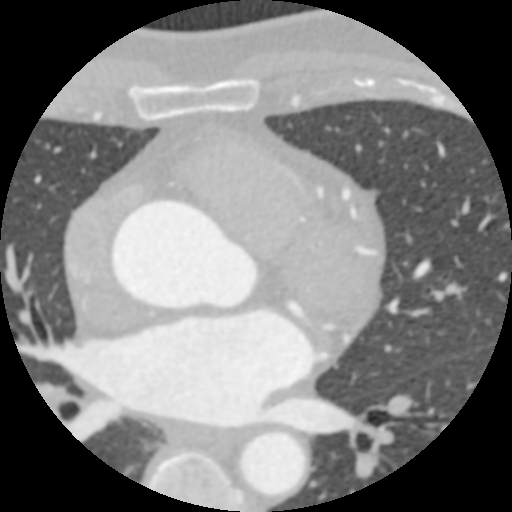
%> input picture example_coronary_patient_000.tif, 512 x 512 px
$ octave ft_sim.m   (GNU Octave 9; MATLAB toolbox functions it lacks are replaced by stand-ins)
%> lines starting %> are read from the running program, lines starting %| are printed output that depends on the picture
%TO DO: add an amazing simulation

% ft_sim.m
% Jacob Prince, BENG280A, 2020
% Alex Postlmayr, BENG 280A, 2020

%adopted from Elliot's Code
clear all;
close all;
% Use coronary image

I = imread('example_coronary_patient_000.tif');
%> I is the input picture: size 512x512 uint16; min 0, max 56278, mean 27862.5
I = imresize(I, [256,256]);
%> I: size 256x256 uint16
I = double(I);
%> I: size 256x256 double

figure('Name','original image','Position',[1 420 400 400]);
imagesc(I); title('original image'); axis('square'); colormap('gray');

% ADJUSTABLE PARAMETERS FOR IRADON - the set of projections used to produce the images

% adopted from Elliot's Code
first_projection_angle=0;
last_projection_angle=179;
delta_theta=1;

% set the number of theta views
theta=first_projection_angle:delta_theta:last_projection_angle;

%
% step 1 create projection of image
rad_I=(radon(I,theta)); %rows of rad_I correspond to L colms correspond to theta
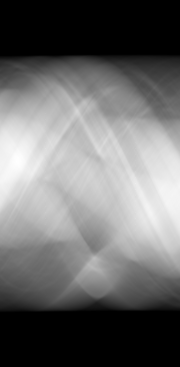
%> rad_I: size 367x180 double; min 0, max 11734587.7, mean 4977010.6; drawn with min black and max white
figure('Name','g(l,theta)'); imagesc(rad_I); title('projections g(l,theta) - Radon Transform'); axis('square'); xlabel('projection angle theta'); ylabel('linear displacement - l');
%> after `ylabel('linear displacement - l')`:
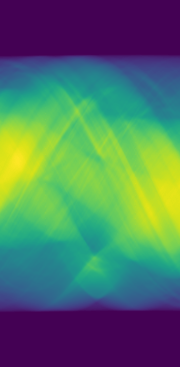
%> displayed picture: size 367x180x3, on the screen's scale of 0 to 255; mean R, G, B 80.9, 115.3, 99.8
[N_l,N_theta]=size(rad_I);
%> N_l = 367; N_theta = 180

%% Add noise (adopted from Elliot's Code)
%change the level of the noise on raw data...
data_peak_to_noise_ratio=20;

data_peak=max(max(rad_I));
%> data_peak = 11734587.7
raw_noise=rand(N_l,N_theta);
figure('Name','raw noise','Position',[20 20 400 400]); imagesc(raw_noise); title('Raw Noise to add to projections'); axis('square');

scaled_noise=raw_noise*(data_peak/data_peak_to_noise_ratio);
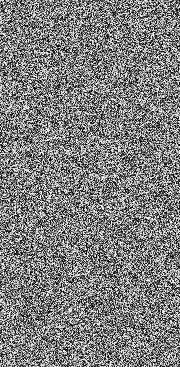
%> scaled_noise: size 367x180 double; min 7.18, max 586703.4, mean 292819.8; drawn with min black and max white
rad_I=rad_I+scaled_noise;

%% inverse FT sim

% step 1: fourier transform of image projections

 [Num_L, Num_theta] = size(rad_I);
%> Num_L = 367; Num_theta = 180

 tic

  for i = 1:N_theta
     rad_I_FFT_shift(:,i) = fftshift(fft(fftshift(rad_I(:,i))));
  end

 % Neded L_array from -183 to 183 to index all 367 "detectors"
 L_array = (-(Num_L-1)/2:(Num_L-1)/2)';
%> L_array = 367 values from -183 to 183

 figure('Name','FFT Original')
 plot(1:numel(rad_I_FFT_shift(:,round(30/delta_theta))),1+log(abs(rad_I_FFT_shift(:,round(30/delta_theta)))))
 title('log(FFT Original) at g(l,pi/6)')
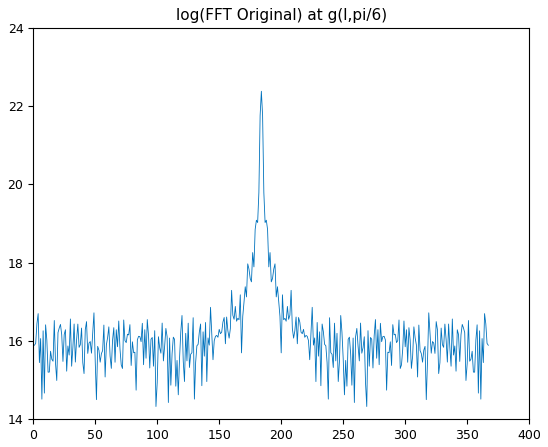
%> figure redrawn from the program's plot data; curve peaks at x = 184, y = 22.38

 %step 2: insert this value at the correct line in the 2D FT Plan
    % create a zero padded 2D array
    % create an x,y value for each L,theta value
    %place these values into the 2D array
    theta_reshape = repmat(theta,Num_L,1);

    L_array_reshape = repmat(L_array,1, Num_theta);

    %calculate x and y values
    x = L_array_reshape .* cosd(theta_reshape);
    %x = reshape(x,[],1);

    %x_nan = sum(isnan(x));

    y = L_array_reshape .* sind(theta_reshape);


    %y = reshape(y,[],1);

    %y_nan = sum(isnan(y));

    %reshape rad_I_FFT to match x and y
    v = rad_I_FFT_shift;
    %v = reshape(rad_I_FFT_shift,[],1);
    %v_nan = sum(isnan(v));

  [xq, yq] = meshgrid(L_array(1):delta_theta:L_array(end),L_array(1):delta_theta:L_array(end));

%     ft_plane = griddata(x,y,v,theta_reshape,L_array_reshape);
    ft_plane = griddata(x,y,v,xq,yq);

    ft_plane(isnan(ft_plane)) = 0;

    %plot 2D_ft with interpolation
    %mesh(xq,yq,abs(ft_plane))
    %hold on
   % plot3(x,y,abs(v),'o')

    figure('Name','ft_plane','Position',[1 420 400 400]);
    imagesc(1+log(abs(ft_plane))); axis('square'); colormap('gray');
    title('Log of Interpolated 2D Fourier Plane')
    xlabel('U')
    ylabel('V')
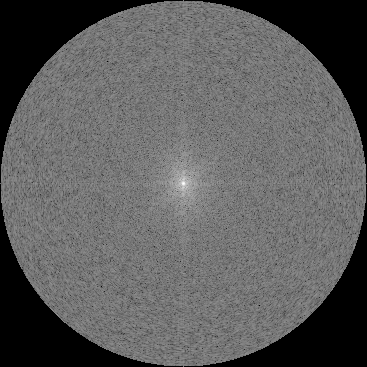
%> displayed picture: size 367x367x3, on the screen's scale of 0 to 255; min 0, max 255, mean 92.5

    reconstructed_image = fftshift(ifft2(fftshift(ft_plane)));

    toc

    crop_image = reconstructed_image(round(end/2)-125:round(end/2)+125,round(end/2)-125:round(end/2)+125);

    pretty_reconstruct = flip(imrotate(abs(crop_image),180),2);
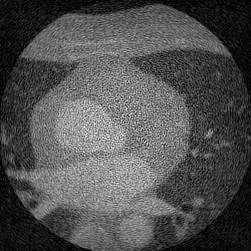
%> pretty_reconstruct: size 251x251 double; min 8.13, max 93481.7, mean 29935.4; drawn with min black and max white

    figure('Name','Reconstructed Image','Position',[1 420 400 400]);
    imagesc(pretty_reconstruct); title('Reconstructed image'); axis('square'); colormap('gray');

%% calculate SNR and other program parameters

background = pretty_reconstruct(225:250,1:25);
figure('Name','Background','Position',[1 420 400 400]);
imagesc(abs(background)); title('Background'); axis('square'); colormap('gray');

max_signal_average = pretty_reconstruct(112:137,75:100);
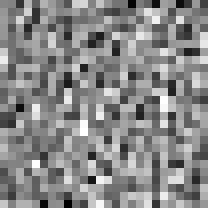
%> max_signal_average: size 26x26 double (shown 8 times larger); min 29460.4, max 84273.3, mean 58733.9; drawn with min black and max white

SNRdiff = (mean(mean(max_signal_average))-mean(mean(background)))/std(reshape(background,[],1))
%> SNRdiff = 14.63
%SNRdiff = (mean(mean(max_signal_average)))/std(reshape(background,[],1))
